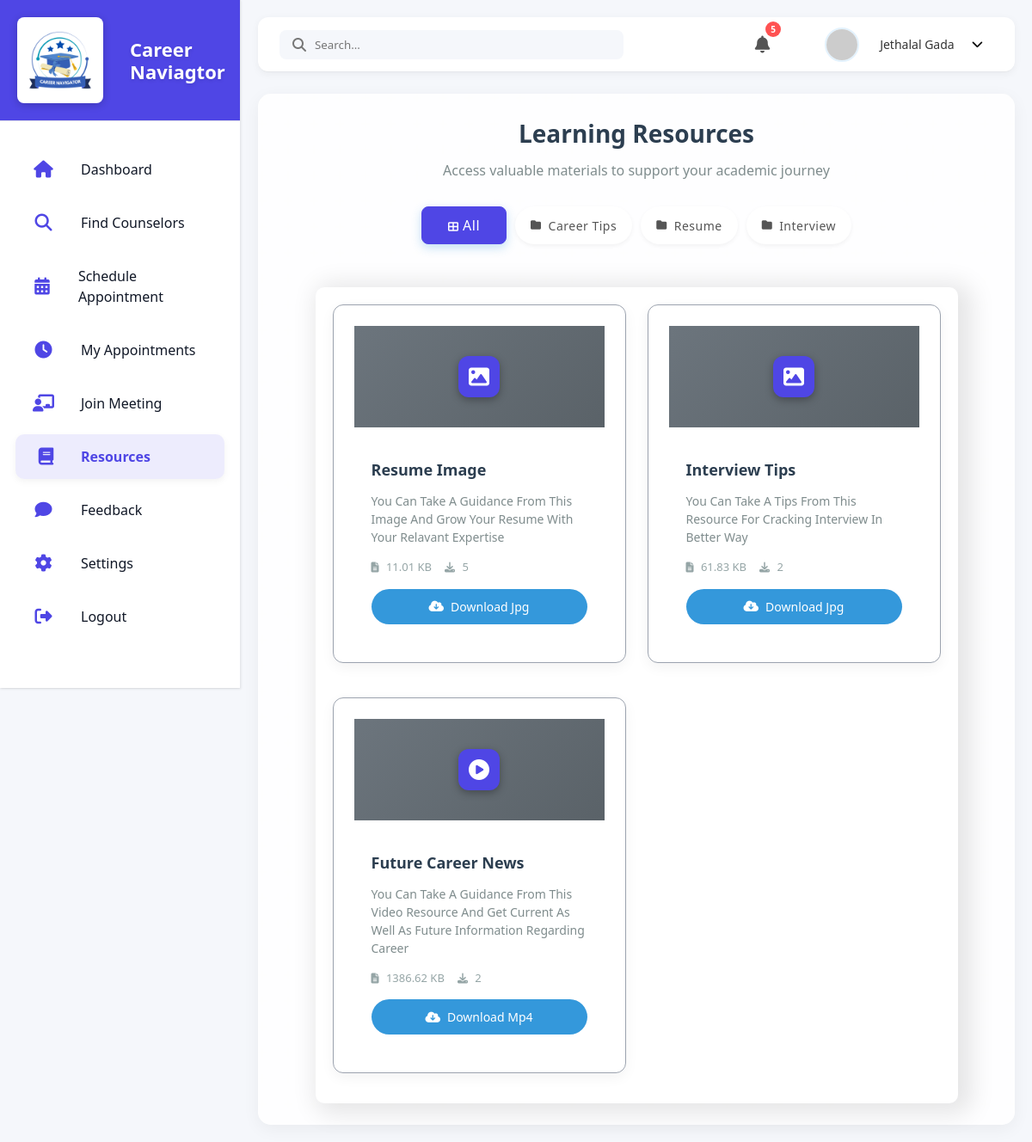
/resources (signed in), run on the app's committed database.
### model.py (models this page shows)
class Resource(db.Model):
    __tablename__ = 'resources'
    id = db.Column(db.Integer, primary_key=True, autoincrement=True)
    title = db.Column(db.String(200), nullable=False)
    description = db.Column(db.String(100), nullable=True)
    category = db.Column(db.String(50), nullable=False)
    file_type = db.Column(db.String(50), nullable=False)
    file_size = db.Column(db.String(50), nullable=False)
    file_link = db.Column(db.String(255), nullable=False)
    downloads = db.Column(db.Integer, nullable=False, default=0)
    date_uploaded= db.Column(db.DateTime, nullable=False, default=datetime.now(timezone.utc))
    counselor_id = db.Column(db.Integer, nullable=False)

### app.py (the view)
@app.route('/resources')
def resources():
    if 'student_name' not in session:
        return redirect(url_for('student_login'))
    resources_data = Resource.query.all()
    resources = [
        {
            "id": resource.id,
            "title": resource.title,
            "category": resource.category,
            "description": resource.description,
            "file_type": resource.file_type,
            "file_size": resource.file_size,
            "downloads": resource.downloads,
            "file_link": f"/static/resources/{resource.title.lower().replace(' ', '_')}.{resource.file_type}"
        }
        for resource in resources_data
    ]
    categories = ["all"] + list(set([resource.category for resource in resources_data]))
    return render_template('student/resources.html', categories=categories, resources=resources, active_page='resources')

### templates/student/resources.html (shortened to what this page needs)
{% extends 'student/stud-base.html' %}
{% block content %}
<div class="resources-container">
    <div class="resources-header">
        <h2>Learning Resources</h2>
        <p>Access valuable materials to support your academic journey</p>
    </div>
    <div class="resources-categories">
        {% for category in categories %}
        <button class="category-btn {{ 'active' if loop.first else '' }} {{ category }}">
            <i class="fas {% if category == 'all' %}fa-th-large
                {% elif category == 'academic' %}fa-graduation-cap
                {% elif category == 'career' %}fa-briefcase
                {% elif category == 'mental-health' %}fa-brain
                {% elif category == 'wellness' %}fa-heart
                {% elif category == 'technology' %}fa-laptop-code
                {% else %}fa-folder{% endif %}"></i>
            {{ category.replace('-', ' ').title() }}
        </button>
        {% endfor %}
    </div>
    <div class="resources-grid">
        {% if resources %}
        {% for resource in resources %}
        <div class="resource-card {{ resource.category }}" id="resource-card">
            <div class="resource-type {{ resource.file_type }}">
                <i class="fas {% if resource.file_type|lower == 'pdf' %}
                fa-file-pdf
                {% elif resource.file_type|lower in ['mp4', 'avi', 'mkv', 'video'] %}
                fa-play-circle
                {% elif resource.file_type|lower in ['jpeg', 'jpg', 'png'] %}
                fa-image
                {% elif resource.file_type|lower in ['mp3', 'wav', 'audio'] %}
                fa-music
                {% elif resource.file_type|lower == 'book' %}
                fa-book
                {% else %}
                fa-file
                {% endif %}" id="resource-icon"></i>
            </div>
            <div class="resource-content">
                <h3>{{ resource.title }}</h3>
                <p class="resource-description">{{ resource.description }}</p>
                <div class="resource-meta">
                    <span class="resource-size"><i class="fas fa-file-alt"></i> {{ resource.file_size }}</span>
                    <span class="resource-downloads"><i class="fas fa-download"></i> {{ resource.downloads }}</span>
                </div>
                <a href="{{ url_for('download_resource',resource_id=resource.id) }}" class="download-btn" download>
                    <i class="fas fa-cloud-download-alt"></i> Download {{ resource.file_type|title }}
                </a>
            </div>
        </div>
        {% endfor %}
        {% else %}
        <div class="no-resources">
            <img src="https://cdn-icons-png.flaticon.com/512/7486/7486754.png" alt="No resources available">
            <p>Resources Are Not Available</p>
        </div>
        {% endif %}
    </div>
</div>
{% endblock %}

### templates/student/stud-base.html (shortened to what this page needs)
<!DOCTYPE html>
<html lang="en">
<head>
    <link rel="stylesheet" href="{{ url_for('static', filename='css/student/dashboard.css') }}">
    <link rel="stylesheet" href="https://cdnjs.cloudflare.com/ajax/libs/font-awesome/6.4.0/css/all.min.css">
</head>
<body>
    <div class="dashboard-container">
        {% block sidebar %}
        <aside class="sidebar" id="sidebar">
            <div class="sidebar-header">
                <img src="{{ url_for('static',filename='img/logo.png')  }}" alt="Logo" class="logo">
                <h1>Career<br>Naviagtor</h1>
            </div>
            <nav class="sidebar-nav">
                <ul>
                    <li>
                        <a href="{{ url_for('stud_dash') }}"
                            class="{% if active_page == 'stud_dash' %}active{% endif %}" data-section="dashboard">
                            <i class="fas fa-home"></i> <span>Dashboard</span>
                        </a>
                    </li>
                    <li>
                        <a href="{{ url_for('find_counselors') }}"
                            class="{% if active_page == 'find_counselors' %}active{% endif %}"
                            data-section="find-counselors">
                            <i class="fas fa-search"></i> <span>Find Counselors</span>
                        </a>
                    </li>
                    <li>
                        <a href="{{ url_for('schedule') }}" class="{% if active_page == 'schedule' %}active{% endif %}"
                            data-section="schedule">
                            <i class="fas fa-calendar-alt"></i> <span>Schedule Appointment</span>
                        </a>
                    </li>
                    <li>
                        <a href="{{ url_for('stud_appointments' )}}"
                            class="{% if active_page == 'appointments' %}active{% endif %}" data-section="appointments">
                            <i class="fas fa-clock"></i> <span>My Appointments</span>
                        </a>
                    </li><li>
                        <a href="{{ url_for('stud_room')}}"
                            class="{% if active_page == 'stud_room' %}active{% endif %}" data-section="stud_room">
                            <i class="fas fa-chalkboard-teacher"></i>
 <span>Join Meeting</span>
                        </a>
                    </li>
                    <li>
                        <a href="{{ url_for('resources') }}"
                            class="{% if active_page == 'resources' %}active{% endif %}" data-section="resources">
                            <i class="fas fa-book"></i> <span>Resources</span>
                        </a>
                    </li>
                    <li>
                        <a href="{{ url_for('feedback') }}" class="{% if active_page == 'feedback' %}active{% endif %}"
                            data-section="feedback">
                            <i class="fas fa-comment"></i> <span>Feedback</span>
                        </a>
                    </li>
                    <li>
                        <a href="{{ url_for('settings') }}" class="{% if active_page == 'settings' %}active{% endif %}"
                            data-section="settings">
                            <i class="fas fa-cog"></i> <span>Settings</span>
                        </a>
                    </li>
                    <li>
                        <a href="{{ url_for('stud_logout') }}"
                            class="{% if active_page == 'stud_logout' %}active{% endif %}" data-section="stud_logout">
                            <i class="fas fa-sign-out-alt"></i> <span>Logout</span>
                        </a>
                    </li>
                </ul>
            </nav>
        </aside>
        {% endblock %}
        <main class="main-content">
            {% block topbar %}
            <header class="top-bar">
                <div class="search-container">
                    <i class="fas fa-search"></i>
                    <input type="text" placeholder="Search...">
                </div>
                <div class="top-bar-right">
                    <div class="notifications">
                        <button class="notification-btn" id="notificationBtn">
                            <i class="fas fa-bell"></i>
                            <span class="notification-badge">5</span>
                        </button>
                    </div>
                    <div class="profile-dropdown">
                        <button class="profile-btn" id="profileBtn">
                            <img src="https://ui-avatars.com/api/?name={{ session['student_name'] | urlencode }}"
                                alt="profileImg" class="profile-img">
                            {% if session.get('student_name') %}
                            <span class="profile-name">{{ session['student_name'] }}</span>
                            {% endif %}
                            <i class="fas fa-chevron-down"></i>
                        </button>
                    </div>
                </div>
            </header>
            {% endblock %}
            {% block content %}
            {% endblock %}
        </main>
    </div>
</body>
</html>

### templates/student/stud-base.html (style rules this page uses)
* { margin: 0; padding: 0; box-sizing: border-box; font-family: 'Segoe UI', Tahoma, Geneva, Verdana, sans-serif; }
body { background-color: #f5f7fb; color: #333; overflow-x: hidden; }
.dashboard-container { display: flex; min-height: 100vh; position: relative; }
.sidebar { background-color: var(--surface-color); color: var(--text-primary); width: 280px; transition: all var(--transition-speed) ease; z-index: 1000; height: 100vh; position: fixed; overflow-y: auto; box-shadow: var(--card-shadow); }
.sidebar-header { display: flex; align-items: center; padding: 20px; position: relative; border-bottom: 1px solid var(--border-color); background-color: var(--primary-color); color: white; }
.logo { width: 45px; height: 45px; margin-right: 15px; border-radius: 10px; box-shadow: 0 2px 10px rgba(0, 0, 0, 0.2); }
.sidebar-header h1 { color: white !important; font-size: 22px; font-weight: 600; line-height: 1.2; text-shadow: 0 2px 4px rgba(0, 0, 0, 0.1); }
.sidebar-nav { padding: 20px 0; }
.sidebar-nav ul { list-style: none; padding: 0 10px; }
.sidebar-nav li { margin: 10px 0; }
.sidebar-nav a { display: flex; align-items: center; padding: 14px 20px; color: var(--text-primary); text-decoration: none; transition: all var(--transition-speed) ease; border-radius: 10px; position: relative; overflow: hidden; }
.sidebar-nav a::before { content: ''; position: absolute; top: 0; left: 0; width: 0; height: 100%; background: rgba(0, 0, 0, 0.05); transition: width var(--transition-speed) ease; z-index: -1; }
.sidebar-nav a i { margin-right: 15px; font-size: 20px; width: 25px; text-align: center; transition: transform var(--transition-speed) ease; color: var(--primary-color); }
.sidebar-nav a.active { font-weight: 600; background: rgba(79, 70, 229, 0.1); color: var(--primary-color); box-shadow: 0 3px 8px rgba(0, 0, 0, 0.05); }
.sidebar-nav a.active i { transform: translateX(3px); }
.main-content { flex: 1; padding: 20px; margin-left: 280px; transition: all 0.3s ease; }
.top-bar { display: flex; justify-content: space-between; align-items: center; background-color: white; padding: 15px 25px; border-radius: 12px; box-shadow: 0 2px 10px rgba(0, 0, 0, 0.05); margin-bottom: 25px; }
.search-container { display: flex; align-items: center; background-color: #f5f7fb; border-radius: 8px; padding: 8px 15px; flex: 1; max-width: 400px; }
.search-container i { color: #777; margin-right: 10px; }
.search-container input { background: transparent; border: none; outline: none; width: 100%; color: #333; }
.top-bar-right { display: flex; align-items: center; }
.notifications { position: relative; margin-right: 20px; }
.notification-btn { background: none; border: none; font-size: 20px; color: #555; cursor: pointer; position: relative; }
.notification-badge { position: absolute; top: -5px; right: -5px; background-color: #ff5252; color: white; font-size: 10px; font-weight: bold; width: 18px; height: 18px; border-radius: 50%; display: flex; align-items: center; justify-content: center; }
.profile-dropdown { position: relative; }
.profile-btn { display: flex; align-items: center; background: none; border: none; cursor: pointer; padding: 8px 12px; border-radius: 8px; transition: all 0.2s ease; }
.profile-img { width: 40px; height: 40px; border-radius: 50%; margin-right: 12px; object-fit: cover; border: 2px solid #e3f2fd; }
.profile-name { font-size: 14px; font-weight: 500; color: #333; margin-right: 8px; }

### data on the page
Resource: replace "Career Tips", title "Future Career News", description "You Can Take A Guidance From This Video Resource And Get Current As Well As Future Information Regarding Career", file_size "1386.62 KB", downloads "2", file_type "Mp4"
Resource: replace "Resume", title "Resume Image", description "You Can Take A Guidance From This Image And Grow Your Resume With Your Relavant Expertise", file_size "11.01 KB", downloads "5", file_type "Jpg"
Resource: replace "Interview", title "Interview Tips", description "You Can Take A Tips From This Resource For Cracking Interview In Better Way", file_size "61.83 KB", downloads "2", file_type "Jpg"

### other printed values
{{ session['student_name'] }} "Jethalal Gada"
{{ category.replace('-', ' ').title() }} "All"
